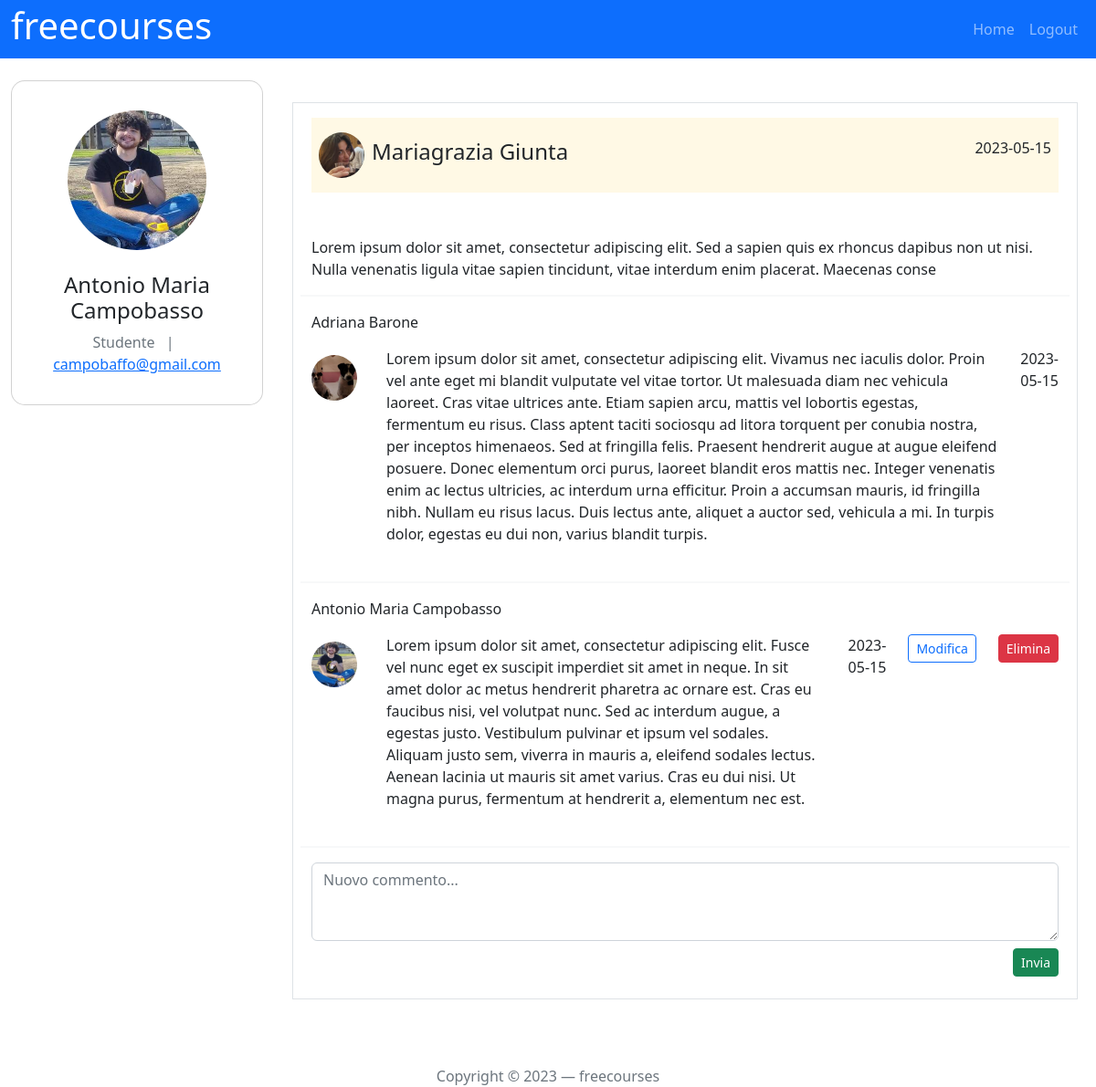
/communications/1 (signed in), run on the app's committed database.
### tables this page shows
CREATE TABLE "UTENTI" (
	"mail"	TEXT NOT NULL UNIQUE,
	"password"	TEXT NOT NULL,
	"nome"	TEXT NOT NULL,
	"cognome"	TEXT NOT NULL,
	"docente"	INTEGER NOT NULL,
	"immagine_profilo"	TEXT NOT NULL,
	PRIMARY KEY("mail")
);

CREATE TABLE "AVVISI" (
	"id_avviso"	INTEGER NOT NULL UNIQUE,
	"data"	TEXT NOT NULL,
	"testo"	TEXT NOT NULL,
	"id_corso"	INTEGER NOT NULL,
	PRIMARY KEY("id_avviso" AUTOINCREMENT)
);

CREATE TABLE "COMMENTI" (
	"id_commento"	INTEGER NOT NULL UNIQUE,
	"testo_commento"	TEXT NOT NULL,
	"data_commento"	TEXT NOT NULL,
	"id_avviso"	INTEGER NOT NULL,
	"mail_utente"	TEXT NOT NULL,
	PRIMARY KEY("id_commento" AUTOINCREMENT)
);

### app.py (the view)
@app.route('/communications/<int:id_avviso>', methods=['GET', 'POST'])
@login_required
def single_communication(id_avviso):
    avviso = dao.get_avviso_by_id(id_avviso)
    corso = dao.get_corso_by_id(avviso['id_corso'])
    creatore = dao.get_user_by_mail(corso['nome_docente'])
    comments = dao.get_comments(avviso['id_avviso'])
    return render_template('single_communication.html', avviso=avviso, corso=corso, creatore=creatore, comments=comments)

### app.py (called while the page is built)
@login_manager.user_loader
def load_user(user_mail):
    utente = dao.get_user_by_mail(user_mail)
    if utente is not None:
        user = User(mail=utente['mail'], password=utente['password'],
                    nome=utente['nome'], cognome=utente['cognome'], docente=utente['docente'],
                    immagine_profilo=utente['immagine_profilo'])
    else:
        user = None
    return user

### dao.py (called while the page is built)
def get_user_by_mail(mail):
    conn = sqlite3.connect('db/gestione_corsi.db')
    conn.row_factory = sqlite3.Row
    cursor = conn.cursor()
    sql = 'SELECT * FROM UTENTI WHERE mail = ?'
    cursor.execute(sql, (mail,))
    user = cursor.fetchone()
    cursor.close()
    conn.close()
    return user

def get_corso_by_id(id):
    conn = sqlite3.connect('db/gestione_corsi.db')
    conn.row_factory = sqlite3.Row
    cursor = conn.cursor()
    sql = 'SELECT * FROM CORSI LEFT JOIN UTENTI ON CORSI.nome_docente = UTENTI.mail WHERE CORSI.id_corso = ? '
    cursor.execute(sql, (id,))
    course = cursor.fetchone()
    cursor.close()
    conn.close()
    return course

def get_avviso_by_id(id_avviso):
    conn = sqlite3.connect('db/gestione_corsi.db')
    conn.row_factory = sqlite3.Row
    cursor = conn.cursor()
    sql = 'SELECT * FROM AVVISI WHERE AVVISI.id_avviso = ?'
    cursor.execute(sql, (id_avviso,))
    avviso = cursor.fetchone()
    cursor.close()
    conn.close()
    return avviso

def get_comments(id_avviso):
    conn = sqlite3.connect('db/gestione_corsi.db')
    conn.row_factory = sqlite3.Row
    cursor = conn.cursor()
    sql = 'SELECT COMMENTI.id_commento, COMMENTI.testo_commento, COMMENTI.data_commento, COMMENTI.id_avviso, UTENTI.mail, UTENTI.cognome, UTENTI.nome, UTENTI.immagine_profilo FROM COMMENTI LEFT JOIN UTENTI ON COMMENTI.mail_utente = UTENTI.mail WHERE COMMENTI.id_avviso = ?'
    cursor.execute(sql, (id_avviso,))
    comments = cursor.fetchall()
    cursor.close()
    conn.close()
    return comments

### templates/single_communication.html (shortened to what this page needs)
{% extends "base.html" %}
{% block content %}
<main class="col-lg-9 col-md-12">
  <article class="row border p-2 mx-2 my-4">
    <div>
      <section
        class="d-flex align-items-center mt-2 mb-5 bg-warning p-2 bg-opacity-10">
        <div><img class="usrimg rounded-circle"
            src="{{ url_for('static', filename=creatore.immagine_profilo |e) }}"
            alt="Questa è l'immagine dell'utente "></div>
        <div>
          <h4 class="username">{{ creatore.nome |e }} {{ creatore.cognome |e }}</h4>
        </div>
        <div class="flex-grow-1 text-end">
          <p>{{ avviso.data |e }}</p>
        </div>
      </section>
      <p>{{ avviso.testo |e }}</p>
    </div>
    {% for comment in comments %}
    <hr class="border">
    <div class="col-lg-12 col-md-9 col-sm-12">
      <div class="flex-grow-1 text-start ">
        <p>{{ comment.nome |e}} {{ comment.cognome |e}}</p>
      </div>
      <section class="d-flex align-items-top mt-2 mb-4">
        <div><img class="usrimg rounded-circle"
            src="{{ url_for('static', filename= comment.immagine_profilo ) }}"
            alt="Questa è l'immagine dell'utente {{ comment.mail |e }}"></div>
        <div class="flex-grow-1 text-start px-4">
          <p>{{ comment.testo_commento |e }}</p>
        </div>
        <div class="flex-grow-1 text-end">
          <p>{{ comment.data_commento|e }}</p>
        </div>
        {% if comment.mail == current_user.mail %}
        <div class="float-grow 1 text-end px-4">
          <button type="button" class="btn btn-outline-primary btn-sm" data-bs-toggle="modal" data-bs-target="#updatecomment{{comment.id_commento}}">Modifica</button>
        </div>
      <form action="/communications/{{avviso.id_avviso |e}}/comments/delete" method="POST" >
        <button type="submit" class="btn btn-danger btn-sm">Elimina</button>
      </form>
        {% endif %}
      </section>
    </div>
    {% endfor %}
    {% if current_user.is_authenticated %}
    <hr class="border">
    <form action="/communications/{{ avviso.id_avviso |e}}/comments/new" method="POST">
      <div class="mb-3">
        <textarea class="form-control" id="testoInput" rows="3" placeholder="Nuovo commento..." name="testo_commento"></textarea>
        <div class="pt-2 text-end">
          <button type="submit" class="btn btn-success btn-sm">Invia</button>
        </div>
      </div>
    </form>
    {% endif %}
  </article>
</main>
{% endblock %}

### templates/base.html (shortened to what this page needs)
<!doctype html>
<html lang="en">
<head>
  <link href="https://cdn.jsdelivr.net/npm/bootstrap@5.2.2/dist/css/bootstrap.min.css" rel="stylesheet"
>
  <link rel="stylesheet" href="{{ url_for('static', filename='style.css') }}">
</head>
<body>
  <header id="myheader">
    <nav class="navbar navbar-dark navbar-expand-lg mynavbar">
      <div class="container-fluid">
        <h1 class="display-10">freecourses</h1>
        <div class="collapse navbar-collapse" id="navbarSupportedContent">
          <ul class="navbar-nav ms-auto">
            {% if current_user.is_authenticated %}
            <li class="nav-item">
              <a class="nav-link {%block home_active%}{% endblock %}" aria-current="page"
                href="{{ url_for('home') }}">Home</a>
            </li>
            <li class="nav-item ">
                <a class="nav-link" href="{{ url_for('logout') }}">Logout</a>
            </li>
            {% endif %}
          </ul>
        </div>
      </div>
    </nav>
  </header>
  <div class="container-fluid mt-4">
    {% if current_user.is_authenticated %}
    <div class="row justify-content-md-center">
      <aside id="myaside" class="col-lg-3">
        <div class="container ">
            <div class="row d-flex justify-content-center align-items-center h-100">
                <div class="card" style="border-radius: 15px;">
                  <div class="card-body text-center">
                    <div class="mt-3 mb-4">
                      <img src="{{ url_for('static', filename=current_user.immagine_profilo) }}"
                        class="rounded-circle img-fluid" style="width: 70%;" alt="immagine profilo di {{current_user.immagine_profilo}}"/>
                    </div>
                    <h4 class="mb-2">{{ current_user.nome }} {{current_user.cognome }}</h4>
                    {% if current_user.docente == 0 %}
                    <p class="text-muted mb-3">Studente
                    {% else %}
                    <p class="text-muted mb-3">Docente
                    {% endif %}
                      <span class="mx-2">|</span> <a
                        href="#!">{{ current_user.mail }}</a></p>
                  </div>
                </div>
            </div>
          </div>
      </aside>
      {% endif %}
      {%block content %}{% endblock %}
    </div>
  </div>
  <footer class=" d-flex flex-column h-100">
    <div class="text-center mt-5 text-muted ">
      Copyright &copy; 2023 &mdash; freecourses
  </div>
  </footer>
</body>
</html>

### static/style.css (style rules this page uses)
.usrimg { display: inline; height: 50px; vertical-align: middle; margin: 0.5rem 0.5rem 0.5rem 0rem; }
.mynavbar { background-color: #0d6efd;; height: 4rem; }
.username { font-weight: 100; }
#myheader h1 { color: white; }

### data on the page
UTENTI: immagine_profilo (picture), nome "Antonio Maria", cognome "Campobasso", mail "campobaffo@gmail.com"
UTENTI: immagine_profilo (picture), nome "Mariagrazia", cognome "Giunta"
AVVISI: data "2023-05-15", testo "Lorem ipsum dolor sit amet, consectetur adipiscing elit. Sed a sapien quis ex rhoncus dapibus non ut nisi. Nulla venenatis ligula vitae sapien tincidunt, vitae interdum enim placerat. Maecenas conse"
COMMENTI: nome "Adriana", cognome "Barone", mail (picture), testo_commento "Lorem ipsum dolor sit amet, consectetur adipiscing elit. Vivamus nec iaculis dolor. Proin vel ante eget mi blandit vulputate vel vitae tortor. Ut malesuada diam nec vehicula laoreet. Cras vitae ultrices ante. Etiam sapien arcu, mattis vel lobortis egestas, fermentum eu risus. Class aptent taciti sociosqu ad litora torquent per conubia nostra, per inceptos himenaeos. Sed at fringilla felis. Praesent hendrerit augue at augue eleifend posuere. Donec elementum orci purus, laoreet blandit eros mattis nec. Integer venenatis enim ac lectus ultricies, ac interdum urna efficitur. Proin a accumsan mauris, id fringilla nibh. Nullam eu risus lacus. Duis lectus ante, aliquet a auctor sed, vehicula a mi.…", data_commento "2023-05-15"
COMMENTI: nome "Antonio Maria", cognome "Campobasso", mail (picture), testo_commento "Lorem ipsum dolor sit amet, consectetur adipiscing elit. Fusce vel nunc eget ex suscipit imperdiet sit amet in neque. In sit amet dolor ac metus hendrerit pharetra ac ornare est. Cras eu faucibus nisi, vel volutpat nunc. Sed ac interdum augue, a egestas justo. Vestibulum pulvinar et ipsum vel sodales. Aliquam justo sem, viverra in mauris a, eleifend sodales lectus. Aenean lacinia ut mauris sit amet varius. Cras eu dui nisi. Ut magna purus, fermentum at hendrerit a, elementum nec est.", data_commento "2023-05-15"
